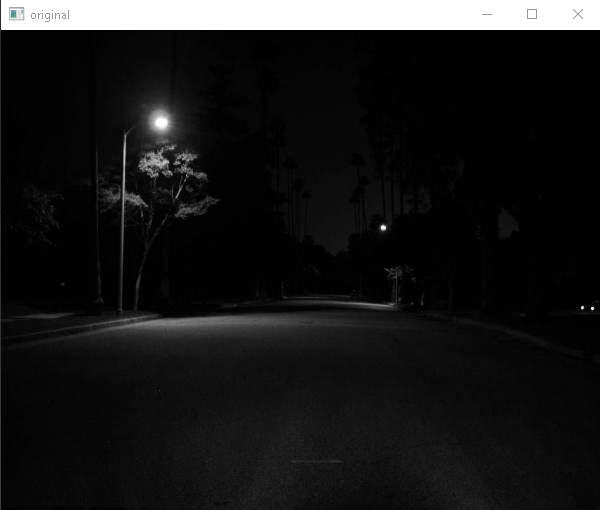
//> input picture img/ruaescura.png, 600 x 510 px, given in place of ruaescura.jpg, which was not available
$ ./homomorphic   (built with g++ and OpenCV 4)
//> lines starting //> are read from the running program, lines starting //| are printed output that depends on the picture; pictures that were not available may be replaced by others from this repository, and a replacement may not be noted
#include <iostream>
#include <opencv2/opencv.hpp>
#include <opencv2/imgproc/imgproc.hpp>

using namespace cv;
using namespace std;


//definindo variavais do filtro
double    gh, gl, c, d0;
int       gh_slider = 2, gl_slider = 2, c_slider = 1, d0_slider = 3;
const int gh_max = 10, gl_max = 10, c_max = 100, d0_max = 200;

//imagem original, imagem para o filtro e imagem filtrada, respectivamente
Mat img_original, padded, img_final;


// troca os quadrantes da imagem da DFT
void deslocaDFT(Mat& image) {
    Mat tmp, A, B, C, D;

    // se a imagem tiver tamanho impar, recorta a regiao para
    // evitar cópias de tamanho desigual
    image = image(Rect(0, 0, image.cols & -2, image.rows & -2));
    int cx = image.cols / 2;
    int cy = image.rows / 2;

    // reorganiza os quadrantes da transformada
    // A B   ->  D C
    // C D       B A
    A = image(Rect(0, 0, cx, cy));
    B = image(Rect(cx, 0, cx, cy));
    C = image(Rect(0, cy, cx, cy));
    D = image(Rect(cx, cy, cx, cy));

    A.copyTo(tmp);  D.copyTo(A);  tmp.copyTo(D);// A <-> D
    C.copyTo(tmp);  B.copyTo(C);  tmp.copyTo(B); // C <-> B
}

//funcao que cria o filtro
Mat filtro(double gl, double gh, double c, double d0) {

    int dft_M = padded.rows, dft_N = padded.cols;
    Mat filter = Mat(padded.size(), CV_32FC2, Scalar(0)), tmp = Mat(padded.size(), CV_32F);

    for (int i = 0; i < dft_M; i++) {
        for (int j = 0; j < dft_N; j++) {
            tmp.at<float>(i, j) = (gh - gl) * (1 - exp(-c * (((i - dft_M / 2) * (i - dft_M / 2) + (j - dft_N / 2) * (j - dft_N / 2)) / (d0 * d0)))) + gl;
        }
    }

    Mat comps[] = { tmp,tmp };
    merge(comps, 2, filter);
    normalize(tmp, tmp, 0, 1, NORM_MINMAX);
    imshow("filtro", tmp);
    return filter;
}

//funcao para aplicar o filtro
Mat filtragem() {
    //filtro e imagem complexa
    Mat filter, cplx_img;
    //parte real da imagem e imagem totalmente preta
    Mat_<float> real_img, zeros;
    //plano real e imaginario da imagem
    vector<Mat> planos;

    //dimensoes para a dft
    int dft_M = getOptimalDFTSize(img_original.rows);
    int dft_N = getOptimalDFTSize(img_original.cols);

    //realiza o padding da imagem
    copyMakeBorder(img_original, padded, 0,
        dft_M - img_original.rows, 0,
        dft_N - img_original.cols,
        BORDER_CONSTANT, Scalar::all(0));

    //parte imaginaria da matriz complexa (preenchida com zeros)
    zeros = Mat_<float>::zeros(padded.size());
    //prepara a matriz complexa para ser preenchida
    cplx_img = Mat(padded.size(), CV_32FC2, Scalar(0));
    //o filtro deve ter mesma dimensao e tipo que a matriz complexa
    filter = cplx_img.clone();
    //cria a matriz com as componentes do filtro e junta ambas em uma matriz multicanal complexa
    Mat comps[] = { Mat(dft_M, dft_N, CV_32F), Mat(dft_M, dft_N, CV_32F) };
    merge(comps, 2, filter);
    //limpa o array de matrizes que vao compor a imagem complexa
    planos.clear();
    //cria a parte real
    real_img = Mat_<float>(padded);
    real_img += Scalar::all(1);
    log(real_img, real_img);
    //insere as duas partes (real e complexa) no array de matrizes
    planos.push_back(real_img);
    planos.push_back(zeros);
    //transforma as duas partes em uma unica componente complexa
    merge(planos, cplx_img);
    //dft
    dft(cplx_img, cplx_img);
    //troca os quadrantes
    deslocaDFT(cplx_img);
    resize(cplx_img, cplx_img, padded.size());
    normalize(cplx_img, cplx_img, 0, 1, NORM_MINMAX);

    //criamos o filtro
    filter = filtro(gh, gl, c, d0);
    //filtragem
    mulSpectrums(cplx_img, filter, cplx_img, 0);
    //reorganiza os quadrantes
    deslocaDFT(cplx_img);
    //transformada inversa
    idft(cplx_img, cplx_img);
    //clear no array de planos
    planos.clear();
    //separa as partes real e imaginaria da imagem filtrada
    split(cplx_img, planos);
    exp(planos[0], planos[0]);
    planos[0] -= Scalar::all(1);
    //normaliza a parte real
    normalize(planos[0], planos[0], 0, 1, NORM_MINMAX);
    return planos[0];
}


//controla os parametros do filtro
void on_trackbar(int, void*) {
    gh = (double)gh_slider / 100.0;
    gl = (double)gl_slider / 20.0;
    c = (double)c_slider;
    d0 = (double)d0_slider;
    img_final = filtragem();
    imshow("img_final", img_final);
    normalize(img_final, img_final, 0, 255, NORM_MINMAX);
    imwrite("saida.png", img_final);
}


int main() {
    char TrackbarName[50];
    img_original = imread("C:\\opencv\\sources\\samples\\data\\ruaescura.jpg", IMREAD_GRAYSCALE);
//> img_original: 510 rows x 600 cols, CV_8UC1; min 0, max 255, mean 25
    resize(img_original, img_original, cv::Size(600, 480));
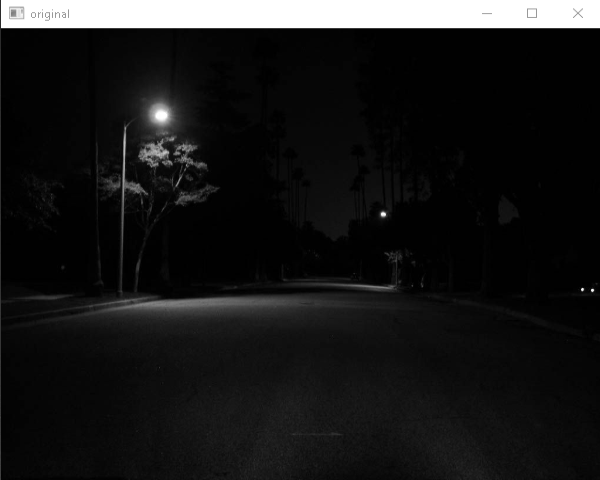
//> img_original: 480 rows x 600 cols, CV_8UC1; min 0, max 255, mean 25
    imshow("original", img_original);

    namedWindow("img_final", WINDOW_FREERATIO);

    sprintf(TrackbarName, "gh - %d", gh_max);
    createTrackbar(TrackbarName, "img_final", &gh_slider, gh_max, on_trackbar);

    sprintf(TrackbarName, "gl - %d", gl_max);
    createTrackbar(TrackbarName, "img_final", &gl_slider, gl_max, on_trackbar);

    sprintf(TrackbarName, "c - %d", c_max);
    createTrackbar(TrackbarName, "img_final", &c_slider, c_max, on_trackbar);

    sprintf(TrackbarName, "d0 - %d", d0_max);
    createTrackbar(TrackbarName, "img_final", &d0_slider, d0_max, on_trackbar);
    waitKey();
//> in filtragem, `planos.push_back(real_img);`:
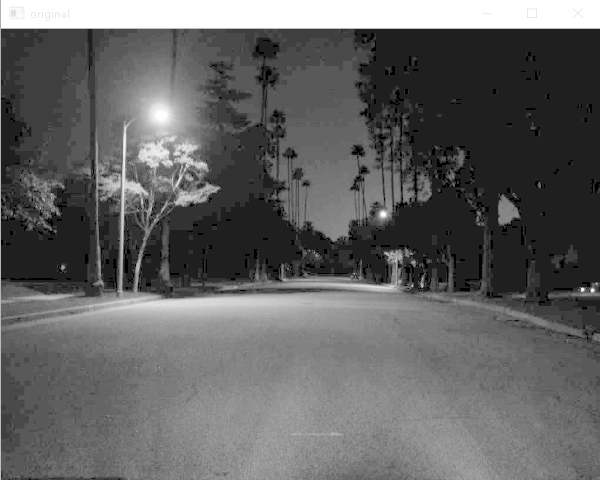
//> planos[0]: 480 rows x 600 cols, CV_32FC1; min 0, max 5.55, mean 2.15; drawn with min black and max white
//> in filtragem, `planos.push_back(zeros);`: planos[1]: 480 rows x 600 cols, CV_32FC1; every value is 0
//> in filtragem, `split(cplx_img, planos);`:
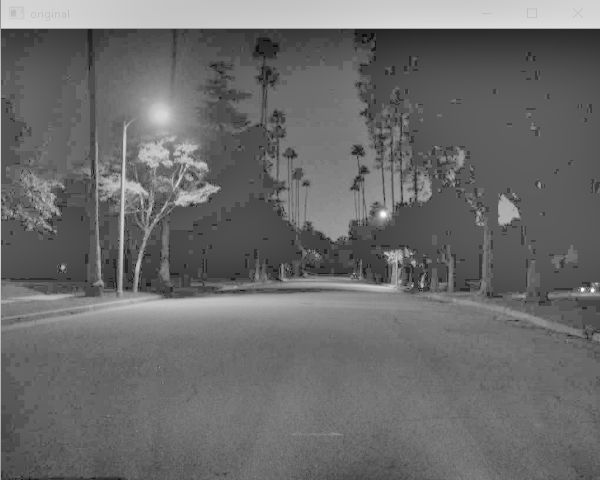
//> planos[0]: 480 rows x 600 cols, CV_32FC1; min -0.102, max 0.182, mean 0.0177; drawn with min black and max white

    return 0;
}
